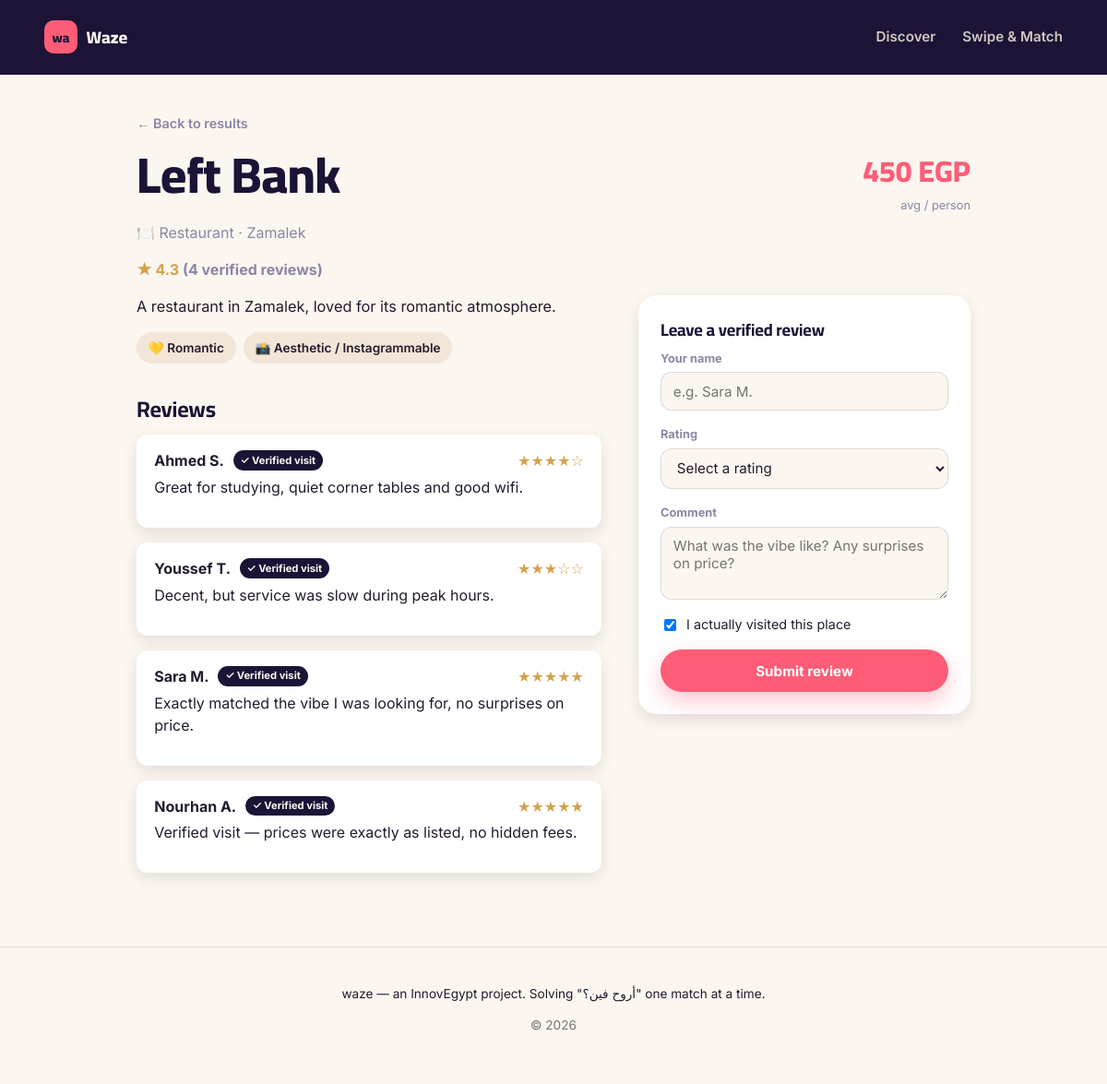
The page /place/1 on the database its author committed.
### tables this page shows
CREATE TABLE place (
    id INTEGER PRIMARY KEY AUTOINCREMENT,
    name TEXT NOT NULL,
    description TEXT,
    category_id INTEGER NOT NULL,
    area TEXT NOT NULL,               -- Cairo neighborhood, e.g. "Zamalek"
    price_per_person INTEGER NOT NULL, -- EGP, avg spend per person
    image_url TEXT,
    is_hidden_gem INTEGER DEFAULT 0,   -- flag for "hidden gems" discovery cluster
    is_verified INTEGER DEFAULT 1,     -- verified partner (business partnership cluster)
    lat REAL,
    lng REAL,
    created_at TEXT DEFAULT CURRENT_TIMESTAMP,
    FOREIGN KEY (category_id) REFERENCES category (id)
);

CREATE TABLE category (
    id INTEGER PRIMARY KEY AUTOINCREMENT,
    name TEXT NOT NULL UNIQUE,
    icon TEXT NOT NULL DEFAULT '📍'
);

CREATE TABLE vibe (
    id INTEGER PRIMARY KEY AUTOINCREMENT,
    name TEXT NOT NULL UNIQUE,
    icon TEXT NOT NULL DEFAULT '✨'
);

CREATE TABLE review (
    id INTEGER PRIMARY KEY AUTOINCREMENT,
    place_id INTEGER NOT NULL,
    reviewer_name TEXT NOT NULL,
    rating INTEGER NOT NULL CHECK (rating BETWEEN 1 AND 5),
    comment TEXT,
    verified_visit INTEGER DEFAULT 1,
    created_at TEXT DEFAULT CURRENT_TIMESTAMP,
    FOREIGN KEY (place_id) REFERENCES place (id) ON DELETE CASCADE
);

### app.py (the view)
@app.route("/place/<int:place_id>")
def place_detail(place_id):
    place = query_db(
        """SELECT p.*, c.name AS category_name, c.icon AS category_icon
           FROM place p JOIN category c ON c.id = p.category_id
           WHERE p.id = ?""",
        (place_id,),
        one=True,
    )
    if not place:
        flash("Place not found.", "error")
        return redirect(url_for("discover"))
    vibes = query_db(
        """SELECT v.* FROM vibe v
           JOIN place_vibe pv ON pv.vibe_id = v.id
           WHERE pv.place_id = ?""",
        (place_id,),
    )
    reviews = query_db(
        "SELECT * FROM review WHERE place_id = ? ORDER BY created_at DESC", (place_id,)
    )
    avg_rating_row = query_db(
        "SELECT ROUND(AVG(rating),1) AS avg_rating, COUNT(*) AS cnt FROM review WHERE place_id = ?",
        (place_id,),
        one=True,
    )
    return render_template(
        "place_detail.html",
        place=place,
        vibes=vibes,
        reviews=reviews,
        avg_rating=avg_rating_row["avg_rating"],
        review_count=avg_rating_row["cnt"],
    )

### app.py (called while the page is built)
def get_db():
    if "db" not in g:
        g.db = sqlite3.connect(DATABASE)
        g.db.row_factory = sqlite3.Row
        g.db.execute("PRAGMA foreign_keys = ON")
    return g.db

def query_db(query, args=(), one=False):
    cur = get_db().execute(query, args)
    rv = cur.fetchall()
    cur.close()
    return (rv[0] if rv else None) if one else rv

@app.context_processor
def inject_globals():
    categories = query_db("SELECT * FROM category ORDER BY name")
    vibes = query_db("SELECT * FROM vibe ORDER BY name")
    return dict(nav_categories=categories, nav_vibes=vibes, current_year=datetime.now().year)

### templates/place_detail.html (shortened to what this page needs)
{% extends "layout.html" %}
{% block content %}
<section class="detail-head">
  <a href="{{ url_for('discover') }}" class="back-link">← Back to results</a>
  <div class="detail-title-row">
    <div>
      <h1>{{ place['name'] }}</h1>
      <p class="detail-meta">{{ place['category_icon'] }} {{ place['category_name'] }} · {{ place['area'] }}</p>
    </div>
    <div class="detail-price-box">
      <span class="detail-price">{{ place['price_per_person'] }} EGP</span>
      <span class="detail-price-label">avg / person</span>
    </div>
  </div>
  {% if avg_rating %}
  <p class="detail-rating">★ {{ avg_rating }} <span class="muted">({{ review_count }} verified review{{ 's' if review_count != 1 else '' }})</span></p>
  {% endif %}
</section>
<section class="detail-body">
  <div class="detail-main">
    <p class="detail-desc">{{ place['description'] }}</p>
    {% if vibes %}
    <div class="vibe-tags">
      {% for v in vibes %}
      <span class="vibe-tag">{{ v['icon'] }} {{ v['name'] }}</span>
      {% endfor %}
    </div>
    {% endif %}
    <h2>Reviews</h2>
    {% if reviews %}
    <div class="review-list">
      {% for r in reviews %}
      <div class="review-item">
        <div class="review-item-head">
          <strong>{{ r['reviewer_name'] }}</strong>
          {% if r['verified_visit'] %}<span class="verified-tag">✓ Verified visit</span>{% endif %}
          <span class="review-stars">{{ '★' * r['rating'] }}{{ '☆' * (5 - r['rating']) }}</span>
        </div>
        {% if r['comment'] %}<p>{{ r['comment'] }}</p>{% endif %}
      </div>
      {% endfor %}
    </div>
    {% else %}
    <p class="muted">No reviews yet — be the first to share how it went.</p>
    {% endif %}
  </div>
  <aside class="review-form-box">
    <h3>Leave a verified review</h3>
    <form method="post" action="{{ url_for('add_review', place_id=place['id']) }}">
      <div class="filter-group">
        <label for="reviewer_name">Your name</label>
        <input type="text" id="reviewer_name" name="reviewer_name" placeholder="e.g. Sara M.">
      </div>
      <div class="filter-group">
        <label for="rating">Rating</label>
        <select id="rating" name="rating" required>
          <option value="">Select a rating</option>
        </select>
      </div>
      <div class="filter-group">
        <label for="comment">Comment</label>
        <textarea id="comment" name="comment" rows="3" placeholder="What was the vibe like? Any surprises on price?"></textarea>
      </div>
      <label class="checkbox-row">
        <input type="checkbox" id="verified_visit" name="verified_visit" checked>
        <span>I actually visited this place</span>
      </label>
      <button type="submit" class="btn btn-primary btn-block">Submit review</button>
    </form>
  </aside>
</section>
{% endblock %}

### static/css/style.css (style rules this page uses)
:root { --night: #1B1436; --night-2: #241B47; --sand: #F2E6D8; --sand-2: #FBF6EF; --coral: #FF5C77; --coral-dark: #E0435D; --gold: #D4A24C; --violet-grey: #8B87A6; --ink: #241B2E; --line: rgba(27, 20, 54, 0.12); --shadow-lg: 0 24px 48px rgba(27, 20, 54, 0.16); --shadow-sm: 0 6px 16px rgba(27, 20, 54, 0.10); --radius: 20px; --radius-sm: 12px; --font-display: "Cairo", "Inter", sans-serif; --font-body: "Inter", sans-serif; }
* { box-sizing: border-box; }
html { scroll-behavior: smooth; }
body { margin: 0; background: var(--sand-2); color: var(--ink); font-family: var(--font-body); line-height: 1.5; -webkit-font-smoothing: antialiased; }
h1, h2, h3 { font-family: var(--font-display); font-weight: 700; color: var(--night); margin: 0 0 0.4em; letter-spacing: -0.01em; }
h1 { font-size: clamp(2.2rem, 5vw, 3.4rem); line-height: 1.05; font-weight: 800; }
h2 { font-size: 1.5rem; }
h3 { font-size: 1.15rem; }
p { margin: 0 0 1em; color: var(--ink); }
.muted { color: var(--violet-grey); }
a { color: inherit; text-decoration: none; }
.btn { display: inline-flex; align-items: center; justify-content: center; padding: 0.85rem 1.6rem; border-radius: 999px; font-weight: 700; font-size: 0.95rem; border: none; cursor: pointer; transition: transform 0.15s ease, box-shadow 0.15s ease; font-family: var(--font-body); }
.btn-primary { background: var(--coral); color: #fff; box-shadow: 0 10px 24px rgba(255, 92, 119, 0.35); }
.btn-block { width: 100%; }
input, select, textarea { font-family: var(--font-body); font-size: 0.95rem; padding: 0.65rem 0.8rem; border: 1.5px solid var(--line); border-radius: var(--radius-sm); background: var(--sand-2); color: var(--ink); width: 100%; }
.filter-group { margin-bottom: 1rem; display: flex; flex-direction: column; gap: 0.35rem; }
.filter-group label { font-size: 0.8rem; font-weight: 700; color: var(--violet-grey); }
.detail-head { max-width: 1000px; margin: 2.5rem auto 0; padding: 0 4vw; }
.back-link { color: var(--violet-grey); font-weight: 600; font-size: 0.9rem; }
.detail-title-row { display: flex; justify-content: space-between; align-items: flex-start; gap: 1rem; margin-top: 1rem; flex-wrap: wrap; }
.detail-meta { color: var(--violet-grey); }
.detail-price-box { text-align: right; }
.detail-price { display: block; font-family: var(--font-display); font-size: 2rem; font-weight: 800; color: var(--coral); }
.detail-price-label { font-size: 0.8rem; color: var(--violet-grey); }
.detail-rating { font-weight: 700; color: var(--gold); }
.detail-body { max-width: 1000px; margin: 1rem auto 5rem; padding: 0 4vw; display: grid; grid-template-columns: 1.4fr 1fr; gap: 2.5rem; align-items: start; }
.detail-desc { font-size: 1.02rem; }
.vibe-tags { display: flex; flex-wrap: wrap; gap: 0.5rem; margin-bottom: 2rem; }
.vibe-tag { background: var(--sand); padding: 0.4rem 0.8rem; border-radius: 999px; font-size: 0.85rem; font-weight: 600; }
.review-list { display: flex; flex-direction: column; gap: 1rem; }
.review-item { background: #fff; border-radius: var(--radius-sm); padding: 1rem 1.2rem; box-shadow: var(--shadow-sm); }
.review-item-head { display: flex; align-items: center; gap: 0.6rem; flex-wrap: wrap; margin-bottom: 0.3rem; }
.review-stars { color: var(--gold); margin-left: auto; }
.verified-tag { background: var(--night); color: var(--sand-2); font-size: 0.7rem; font-weight: 700; padding: 0.15rem 0.5rem; border-radius: 999px; }
.review-form-box { background: #fff; border-radius: var(--radius); padding: 1.5rem; box-shadow: var(--shadow-sm); position: sticky; top: 1.5rem; }
.checkbox-row { display: flex; align-items: center; gap: 0.5rem; margin-bottom: 1rem; font-size: 0.9rem; }
.checkbox-row input { width: auto; }

### rows shown on the page
place: name "Left Bank", area "Zamalek", price_per_person "450", description "A restaurant in Zamalek, loved for its romantic atmosphere."
category: category_icon "🍽️", category_name "Restaurant"
vibe: icon "💛", name "Romantic"
vibe: icon "📸", name "Aesthetic / Instagrammable"
review: reviewer_name "Ahmed S.", verified_visit "✓ Verified visit", rating "★★★★", rating "☆", comment "Great for studying, quiet corner tables and good wifi."
review: reviewer_name "Youssef T.", verified_visit "✓ Verified visit", rating "★★★", rating "☆☆", comment "Decent, but service was slow during peak hours."
review: reviewer_name "Sara M.", verified_visit "✓ Verified visit", rating "★★★★★", comment "Exactly matched the vibe I was looking for, no surprises on price."
review: reviewer_name "Nourhan A.", verified_visit "✓ Verified visit", rating "★★★★★", comment "Verified visit — prices were exactly as listed, no hidden fees."

### other values the page prints
{{ avg_rating }} "4.3"
{{ review_count }} "4"
{{ 's' if review_count != 1 else '' }} "s"
